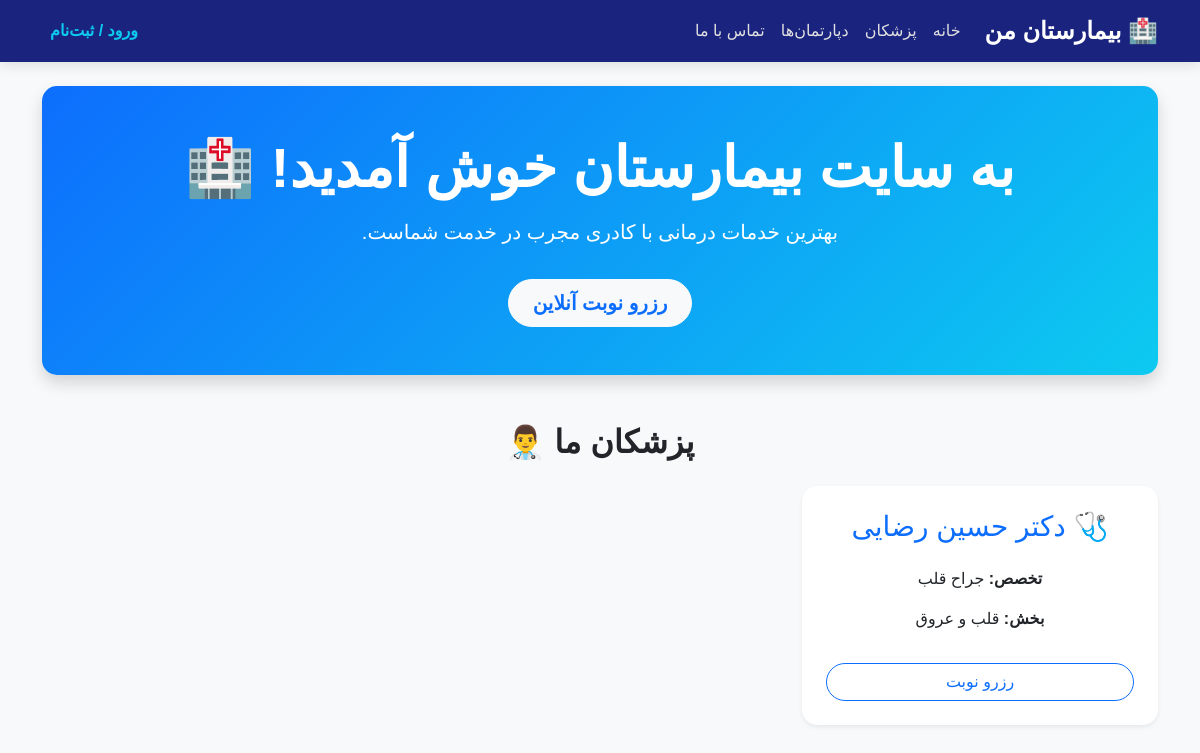
The app's page /, older data.
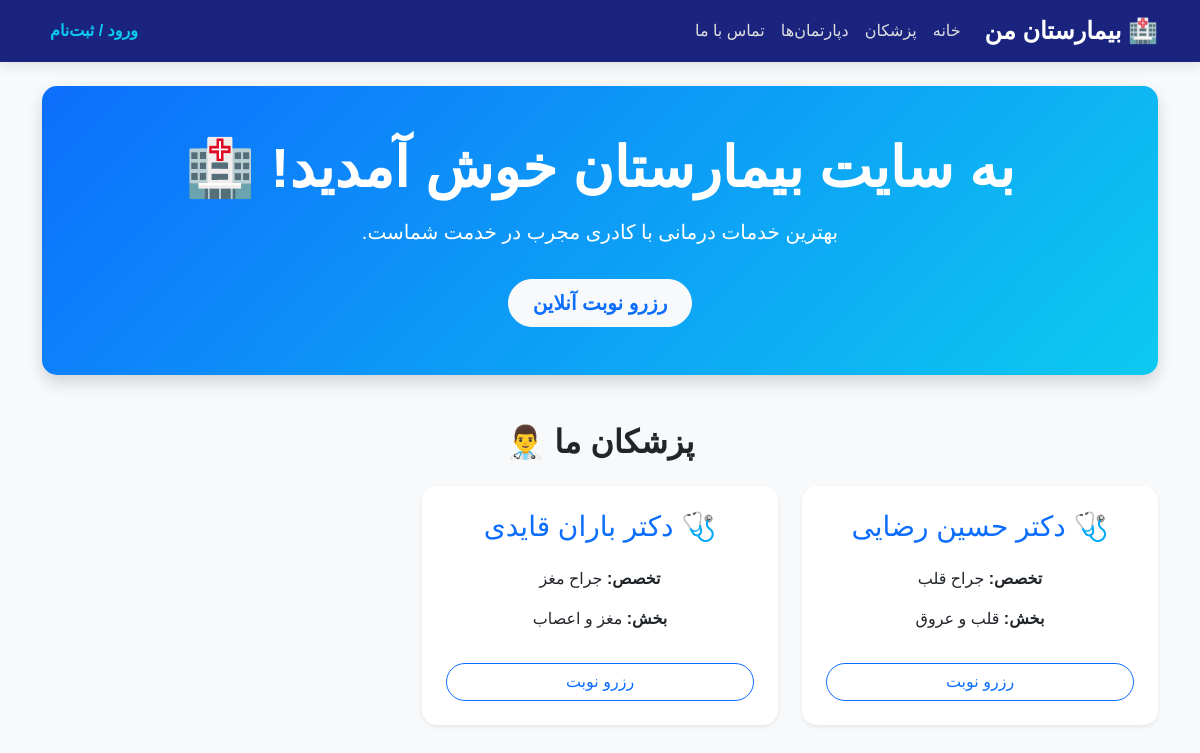
The same page, newer data.
### hospital/models.py (models this page shows, shortened)
class Doctor(models.Model):
    user = models.OneToOneField('auth.User', on_delete=models.CASCADE, null=True, blank=True, verbose_name="کاربر")
    first_name = models.CharField(max_length=50, verbose_name="نام")
    last_name = models.CharField(max_length=50, verbose_name="نام خانوادگی")
    department = models.ForeignKey(Department, on_delete=models.CASCADE, verbose_name="دپارتمان")
    specialty = models.CharField(max_length=100, verbose_name="تخصص")
    class Meta:
        verbose_name = "پزشک"
        verbose_name_plural = "پزشکان"

class Department(models.Model):
    name = models.CharField(max_length=100, verbose_name="نام دپارتمان")
    description = models.TextField(blank=True, null=True, verbose_name="توضیحات")
    class Meta:
        verbose_name = "دپارتمان"
        verbose_name_plural = "دپارتمان‌ها"

### hospital/views.py (the view)
# urls.py: path('', views.home, name='home'),
def home(request):
    doctors = Doctor.objects.all()
    return render(request, 'home.html', {'doctors': doctors})

### hospital/templates/home.html (shortened to what this page needs)
{% extends 'base.html' %}
{% block content %}
    <div class="text-center text-white p-5 mb-5 shadow" style="background: linear-gradient(135deg, #0d6efd, #0dcaf0); border-radius: 15px;" data-aos="zoom-in" data-aos-duration="1200">
        <h1 class="display-4 fw-bold">به سایت بیمارستان خوش آمدید! 🏥</h1>
        <p class="lead mt-3">بهترین خدمات درمانی با کادری مجرب در خدمت شماست.</p>
        <a href="{% url 'book_appointment' %}" class="btn btn-light btn-lg mt-3 text-primary fw-bold px-4 py-2" style="border-radius: 30px;">رزرو نوبت آنلاین</a>
    </div>
    <h2 class="text-center mb-4 fw-bold" data-aos="fade-up">پزشکان ما 👨‍⚕️</h2>
    <div class="row text-center">
        {% for doctor in doctors %}
        <div class="col-md-4 mb-4">
            <div class="card p-4 shadow-sm border-0 h-100" style="border-radius: 15px;" data-aos="fade-up" data-aos-delay="{% widthratio forloop.counter0 1 200 %}">
                <h3 class="text-primary">🩺 دکتر {{ doctor.first_name }} {{ doctor.last_name }}</h3>
                <p class="mt-3"><strong>تخصص:</strong> {{ doctor.specialty }}</p>
                <p><strong>بخش:</strong> {{ doctor.department.name }}</p>
                <a href="{% url 'book_appointment' %}" class="btn btn-outline-primary mt-3" style="border-radius: 20px;">رزرو نوبت</a>
            </div>
        </div>
        {% empty %}
        <div class="col-12">
            <p class="alert alert-warning">هنوز پزشکی ثبت نشده است.</p>
        </div>
        {% endfor %}
    </div>
{% endblock %}

Row changes from the older to the newer data that the page shows:
added Doctor: first_name "باران", last_name "قایدی", specialty "جراح مغز", department.name "مغز و اعصاب"
